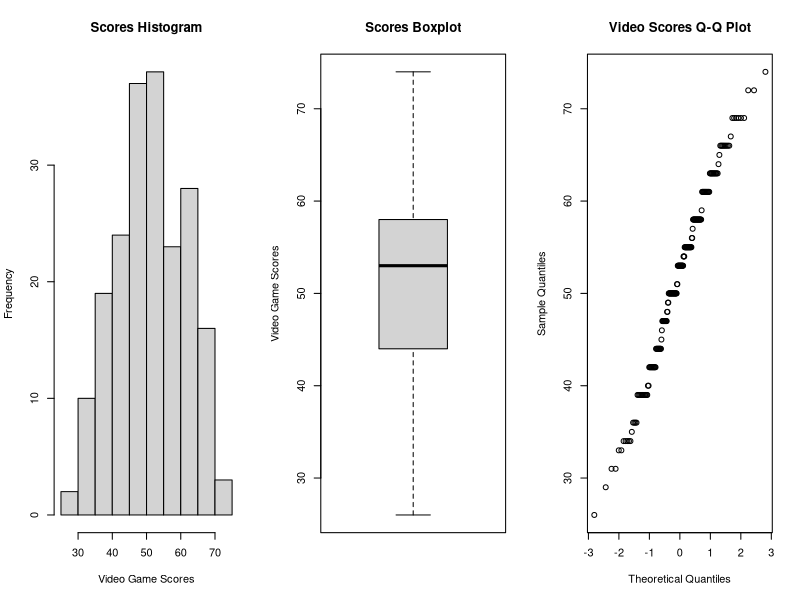
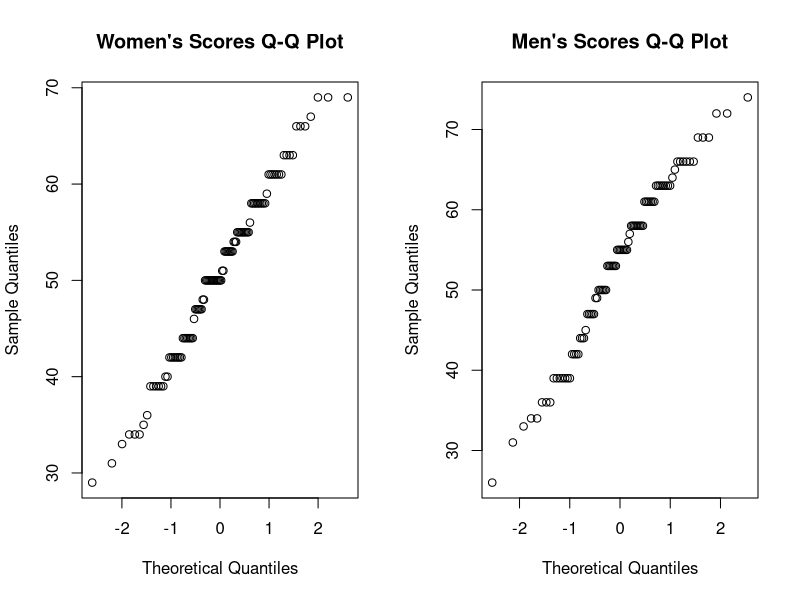
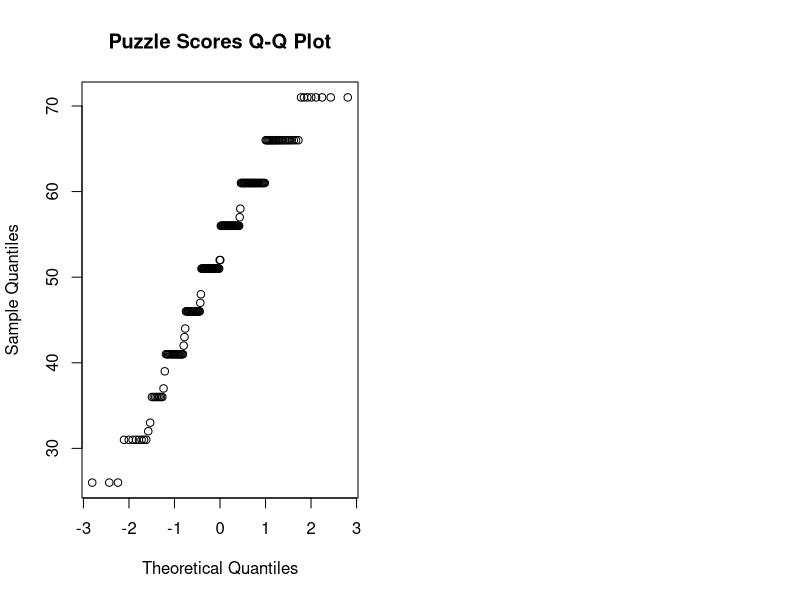
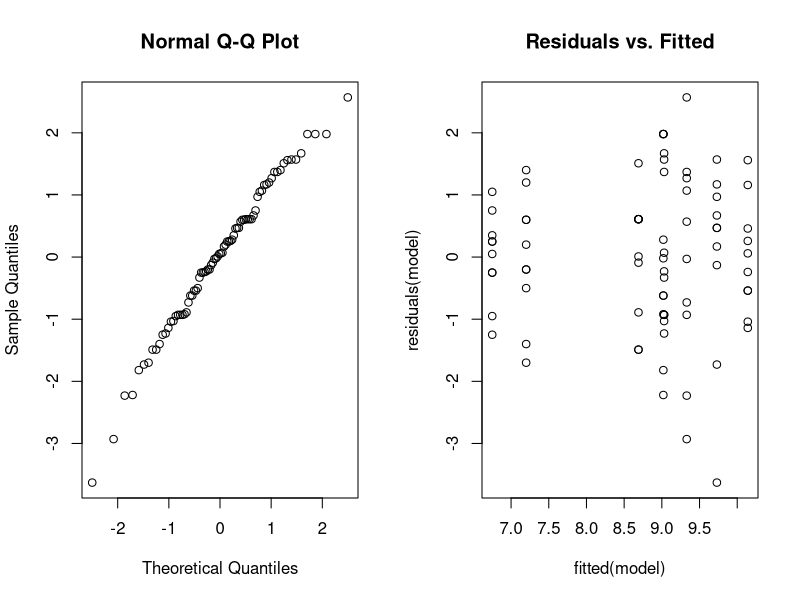
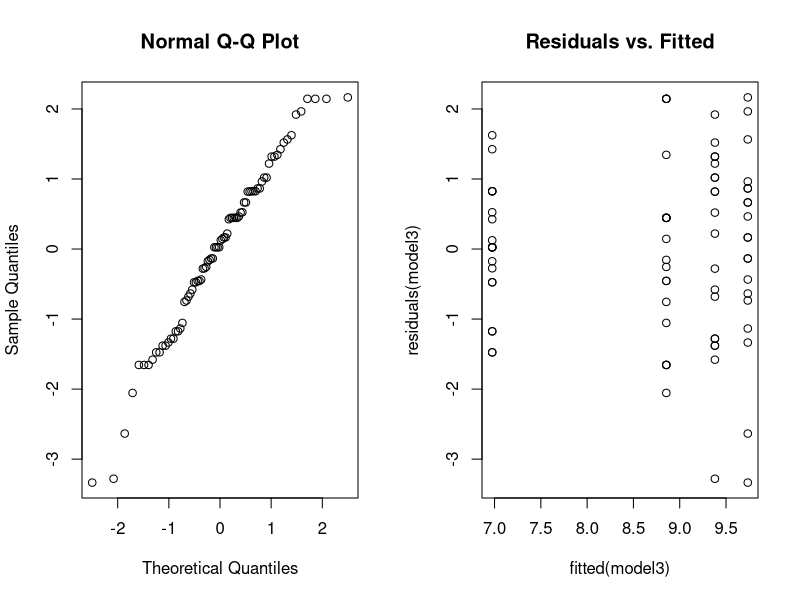
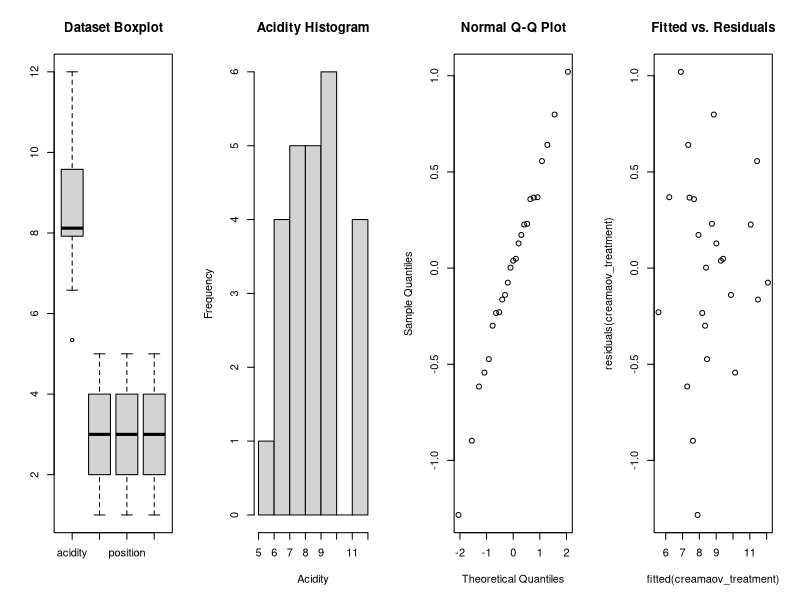
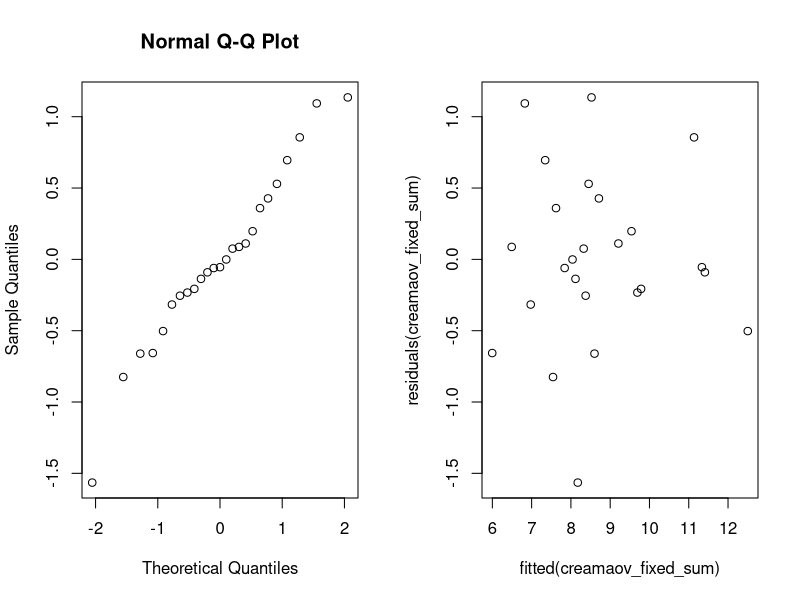
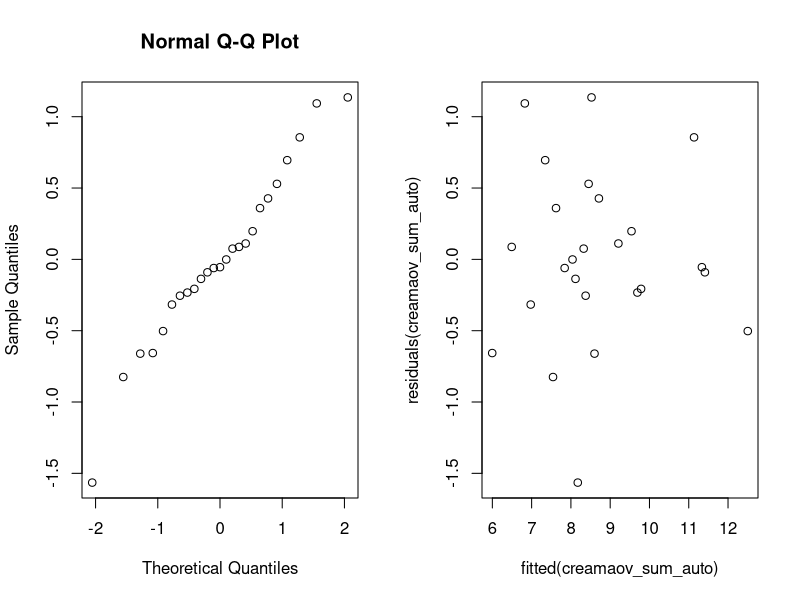

Reproduce these figures in R, in order.
## ---- chunk 1
#Read in the data and extract the relevant column
ice_cream=read.csv("data/Ice_cream.csv",header=TRUE) 
video=ice_cream$video

#Create relevant figures to assess distribution normality
par(mfrow=c(1,3))
hist(video, xlab="Video Game Scores", main="Scores Histogram"); boxplot(video, ylab="Video Game Scores", main="Scores Boxplot"); qqnorm(video, main="Video Scores Q-Q Plot")
## ---- chunk 2
#Constructing a bounded 97% confidence interval 
video_mean = mean(video)
video_se = sd(video)/sqrt(length(video))
alpha = 0.03
degrees_freedom = length(video) - 1
t_score = qt(p=alpha/2, df=degrees_freedom, lower.tail=F)
margin_error = video_se * t_score
lower_bound = video_mean - margin_error
upper_bound = video_mean + margin_error
## ---- chunk 3
#Calculating the number of samples needed for a confidence interval of at most length 3
desired_margin_error = 1.5
z_score = qnorm(0.985)
num_samples = ((z_score*sd(video))/desired_margin_error)^2
## ---- chunk 4
#Creating a bootstrapped 97% confidence interval
B = 1000
Tstar = numeric(B)
for (i in 1:B) {
  Xstar = sample(video, replace = TRUE) 
  Tstar[i] = mean(Xstar)
}
Tstar015 = quantile(Tstar, 0.015)  #Lower bound
Tstar985 = quantile(Tstar, 0.985)  #Upper bound

confidence_interval = c(2*mean(video) - Tstar985, 2*mean(video) - Tstar015)
## ---- chunk 5
#First t-test when mu_0 = 50
t.test(video, mu=50, alt="g")

#Second t-test when mu_0 = 51
t.test(video, mu=51, alt="g")
## ---- chunk 6
binom.test(sum(video>50), length(video), p=0.5, alt="g")

wilcox.test(video, mu=50, alt="g")

binom.test(sum(video<42), length(video), p=0.25, alt="l")
## ---- chunk 7
n=length(video)
t=min(video)
mus = c()
B=1000; tstar=numeric(B)
for (j in 0:100){
  for (i in 1:B){
  xstar=rnorm(200, mean=j, sd=10)
  tstar[i]=min(xstar)
  }
  pl=sum(tstar<t)/B; pr=sum(tstar>t)/B
  p=2*min(pl,pr)
  if (p >= 0.05){
    mus = c(mus, j)
  }
}
## ---- chunk 8
ks_mus = c()
suppressWarnings(for (j in 0:100){
  xstar=rnorm(200, mean=j, sd=10)
  p = ks.test(video, xstar)[[2]]
  if (p >= 0.05){
    ks_mus = c(ks_mus, j)
  }
})
## ---- chunk 9
#Extracting the boolean data for scores from women and men
women_scores = ice_cream$video[ice_cream$female == 1]
men_scores = ice_cream$video[ice_cream$female == 0]

par(mfrow=c(1,2))
qqnorm(women_scores, main="Women's Scores Q-Q Plot"); qqnorm(men_scores, main="Men's Scores Q-Q Plot")

#Two-sample t-test
t.test(women_scores, men_scores)
## ---- chunk 10
#Mann-Whitney test
wilcox.test(women_scores, men_scores)

#Kolmogorov-Smirnov test
ks.test(women_scores, men_scores)
## ---- chunk 11
puzzle=ice_cream$puzzle

#Check normality for the puzzle scores
qqnorm(puzzle, main="Puzzle Scores Q-Q Plot")
cor.test(video, puzzle, method="spearman")
## ---- chunk 12
hg_data = read.table("data/hemoglobin.txt", header=TRUE)
summary(hg_data)
mu <- mean(hg_data$hemoglobin)
## ---- chunk 13
hg_data$rate = as.factor(hg_data$rate); hg_data$method = as.factor(hg_data$method)
## ---- chunk 14
table(hg_data$rate, hg_data$method)
## ---- chunk 15
set.seed(123)
M=1000; I=4; J=2

# Generate population
rates <- sample(1:I, M, replace=TRUE); methods <- sample(c('A', 'B'), M, replace=TRUE)
hemoglobin <- rnorm(M, mean(hg_data$hemoglobin), sd(hg_data$hemoglobin))
dummy_pop <- data.frame(rate=rates, method=methods, hemoglobin=hemoglobin)

# Create factor combinations
N=10
dummy_pop$combos <- interaction(dummy_pop$rate, dummy_pop$method)
combo_groups <- split(dummy_pop, dummy_pop$combos)

# Sample balanced design
balanced_groups <- lapply(combo_groups,
                          function(group) group[sample(nrow(group),min(N, nrow(group))), ])
balanced_data <- do.call(rbind, balanced_groups)
balanced_data <- subset(balanced_data, select=-combos)

# Verify balance
table(balanced_data$rate, balanced_data$method)
## ---- chunk 16
model <- lm(hemoglobin~rate*method, data=hg_data); anova(model)
## ---- chunk 17
par(mfrow=c(1,2))
qqnorm(residuals(model)); plot(fitted(model), residuals(model)); title("Residuals vs. Fitted")
## ---- chunk 18
model2 <- lm(hemoglobin~rate+method, data=hg_data); invisible(anova(model2))
summary(model2)
## ---- chunk 19
model3 <- lm(hemoglobin~rate, data=hg_data); anova(model3)
summary(model3)
## ---- chunk 20
par(mfrow=c(1,2))
qqnorm(residuals(model3)); plot(fitted(model3), residuals(model3)); title("Residuals vs. Fitted")

## ---- chunk 21
kruskal.test(hg_data$hemoglobin, hg_data$rate)
## ---- chunk 22
data <- read.csv("data/cream.txt", sep="", header=TRUE)
cream_treatment <- data.frame(acidity=data[,1], batch=factor(data[,2]), position=factor(data[,3]), starter=factor(data[,4]))

creamaov_treatment <- lm(acidity ~ batch + position + starter, data=cream_treatment)

summary(data)

# Inspection of data and visual normality check
par(mfrow=c(1,4))
boxplot(data, main="Dataset Boxplot")
hist(data$acidity, xlab="Acidity", main="Acidity Histogram")
qqnorm(residuals(creamaov_treatment))
plot(fitted(creamaov_treatment), residuals(creamaov_treatment), main="Fitted vs. Residuals")

anova(creamaov_treatment)
summary(creamaov_treatment)

starter_difference_p_value <- summary(creamaov_treatment)$coefficients[10,4]
## ---- chunk 23
cream_sum <- data.frame(acidity=data[,1], batch=factor(data[,2]), position=factor(data[,3]), starter=factor(data[,4]))
contrasts(cream_sum$batch) <- contr.sum
contrasts(cream_sum$position) <- contr.sum
contrasts(cream_sum$starter) <- contr.sum

creamaov_sum <- lm(acidity ~ batch + position + starter, data=cream_sum)
anova(creamaov_sum)
summary(creamaov_sum)

p_value_batch <- anova(creamaov_sum)$'Pr(>F)'[1]
p_value_position <- anova(creamaov_sum)$'Pr(>F)'[2]
p_value_starter <- anova(creamaov_sum)$'Pr(>F)'[3]
p_value_batch3 <- summary(creamaov_sum)$coefficients[3,4]
## ---- chunk 24
creamaov_fixed_sum <- lm(acidity ~ batch + starter, data=cream_sum)

# Visual normality re-checking
par(mfrow=c(1,2))
qqnorm(residuals(creamaov_fixed_sum))
plot(fitted(creamaov_fixed_sum), residuals(creamaov_fixed_sum))

anova(creamaov_fixed_sum)
summary(creamaov_fixed_sum)
## ---- chunk 25
creamaov_sum_auto <- step(creamaov_sum)

# Visual normality re-check
par(mfrow=c(1,2))
qqnorm(residuals(creamaov_sum_auto))
plot(fitted(creamaov_sum_auto), residuals(creamaov_sum_auto))

anova(creamaov_sum_auto)
summary(creamaov_sum_auto)
## ---- chunk 26
friedman_test <- friedman.test(acidity ~ starter | batch, data=cream_sum)
p_value_friedman <- friedman_test$p.value
## ---- chunk 27
library(lme4)
# This? - solid normality
mixedaov <- lmer(acidity ~ batch + starter + (1|position), data=cream_sum)
mixedaov2 <- lmer(acidity ~ starter + (1|batch) + (1|position), data=cream_sum)

# Or this? - decent normality
mixedaov <- lmer(acidity ~ batch + starter + (1|position), data=cream_sum)
mixedaov2 <- lmer(acidity ~ batch + (1|position) + (1|starter), data=cream_sum)

# Or this? - questionable normality
# mixedaov <- lmer(acidity ~ batch + starter + (1|position), data=cream_sum)
# mixedaov2 <- lmer(acidity ~ batch + (1|position), data=cream_sum)

# Visual normality check
par(mfrow=c(1,4))
qqnorm(residuals(mixedaov))
plot(fitted(mixedaov), residuals(mixedaov))
qqnorm(residuals(mixedaov2))
plot(fitted(mixedaov2), residuals(mixedaov2))

anova(mixedaov2, mixedaov)
p_significant <- anova(mixedaov2, mixedaov)$'Pr(>Chisq)'[2]
